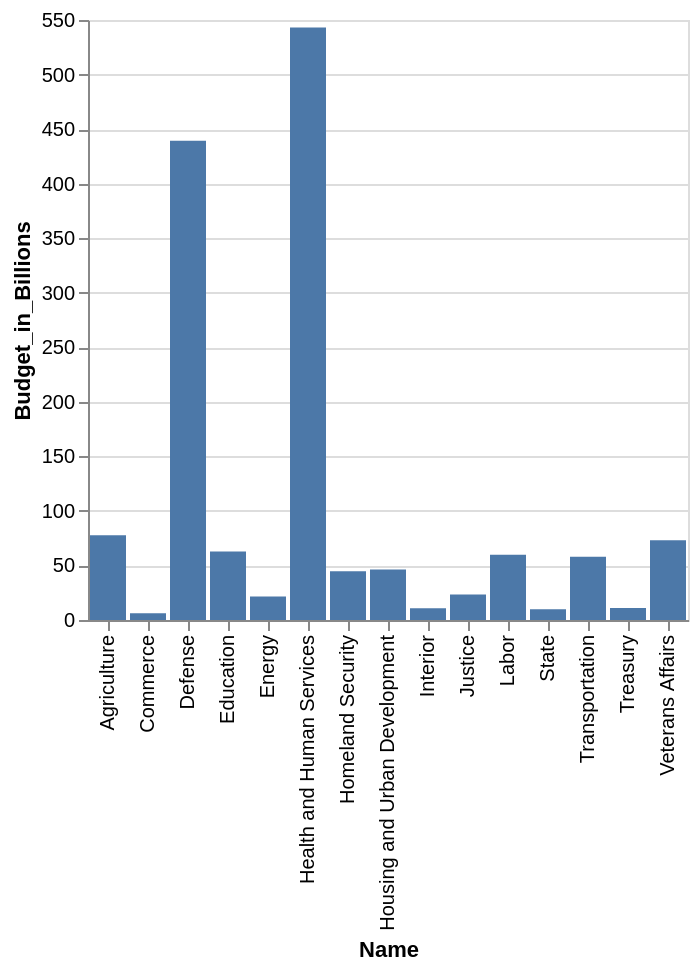

The specification (Vega-Lite) saved for this image:
### Vega-Lite specification from a JSON file in a GitHub repository (floating-point values rounded to 4 significant figures)
{"data": {"values": [{"x_data": "State", "y_data": 9.96}, {"x_data": "Treasury", "y_data": 11.1}, {"x_data": "Defense", "y_data": 439.3}, {"x_data": "Justice", "y_data": 23.4}, {"x_data": "Interior", "y_data": 10.7}, {"x_data": "Agriculture", "y_data": 77.6}, {"x_data": "Commerce", "y_data": 6.2}, {"x_data": "Labor", "y_data": 59.7}, {"x_data": "Health and Human Services", "y_data": 543.2}, {"x_data": "Housing and Urban Development", "y_data": 46.2}, {"x_data": "Transportation", "y_data": 58}, {"x_data": "Energy", "y_data": 21.5}, {"x_data": "Education", "y_data": 62.8}, {"x_data": "Veterans Affairs", "y_data": 73.2}, {"x_data": "Homeland Security", "y_data": 44.6}]}, "mark": "bar", "encoding": {"x": {"field": "x_data", "type": "nominal", "title": "Name", "sort": "ascending"}, "y": {"field": "y_data", "type": "quantitative", "title": "Budget_in_Billions"}}}
